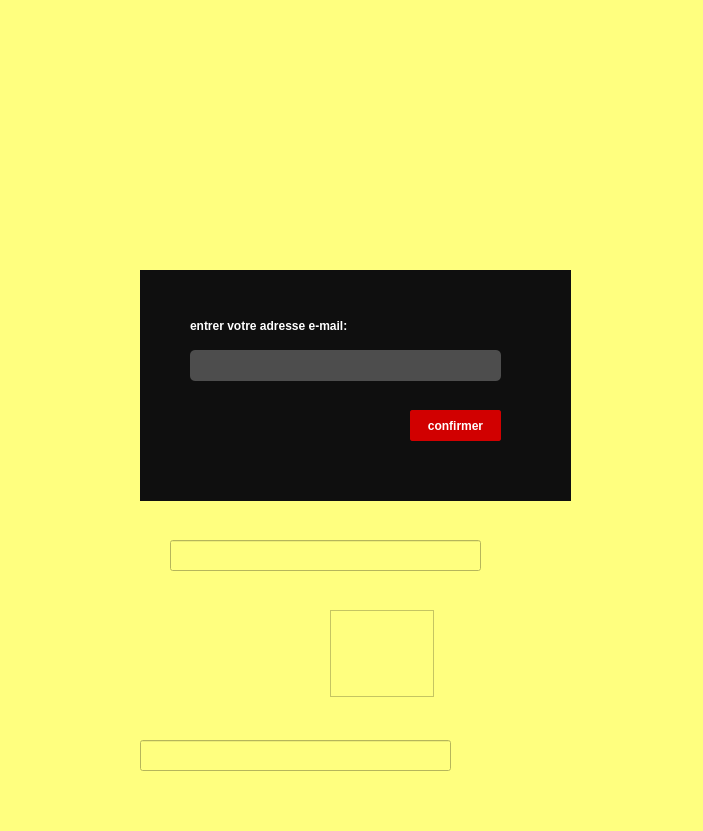
<?xml version="1.0" encoding="UTF-8"?>
<ui version="4.0">
 <class>mdp_oublie</class>
 <widget class="QDialog" name="mdp_oublie">
  <property name="geometry">
   <rect>
    <x>0</x>
    <y>0</y>
    <width>703</width>
    <height>831</height>
   </rect>
  </property>
  <property name="windowTitle">
   <string>Dialog</string>
  </property>
  <property name="styleSheet">
   <string notr="true">background-color: rgb(211, 211, 0);
background-color: rgb(255, 255, 127);</string>
  </property>
  <widget class="QWidget" name="widget_3" native="true">
   <property name="geometry">
    <rect>
     <x>140</x>
     <y>270</y>
     <width>431</width>
     <height>231</height>
    </rect>
   </property>
   <property name="styleSheet">
    <string notr="true">QWidget
{
	background-color: #0f0f0f;
	color: #fff;
	border-color: #000000;

}


/*-----QLabel-----*/
QLabel
{
	background-color: transparent;
	color: #fff;
	font-weight: bold;
	border-color: #000000;

}


/*-----QPushButton-----*/
#icone{
     background-color: #ffffff;
	color: #fff;
	font-weight: bold;
	border: 1px solid #d10000;  
	border-radius: 2px;
	padding: 5px;

}
QPushButton
{
	background-color: #d10000;
	color: #fff;
	font-weight: bold;
	border: 1px solid #d10000;  
	border-radius: 2px;
	padding: 5px;

}


QPushButton::hover
{
	background-color: #ad0000;
	color: #fff;

}


QPushButton::pressed
{
	background-color: #e00000;
	color: #fff;

}


/*-----QToolButton-----*/
QToolButton
{
	background-color: transparent;
	color: #000000;
	border-style: solid;
	border-color: #000000;

}


QToolButton::hover
{
	background-color: #d10000;
	color: #000000;
	border-radius: 15px;
	border-color: #d10000;

}


QToolButton::pressed
{
	background-color: #d10000;
	color: #000000;
	border-style: solid;
	border-width: 0px;

}


/*-----QLineEdit-----*/
QLineEdit{
	background-color: #4d4d4d;
	color: #fff;
	font-weight: bold;
	border-style: solid;
	border-radius: 5px;
	padding: 5px;

}


/*-----QCheckBox-----*/
QCheckBox
{
	background-color: transparent;
	color: #b9b9bb;
	font-weight: bold;

}


QCheckBox::indicator
{
    color: #b1b1b1;
    background-color: #00111d;
    border: 1px solid #d10000;
    width: 12px;
    height: 12px;

}


QCheckBox::indicator:checked
{
    image:url(&quot;./ressources/check.png&quot;); /*To replace*/
	background-color: #d10000;
    border: 1px solid #d10000;

}


QCheckBox::indicator:unchecked:hover
{
    border: 1px solid #ff0000;

}


QCheckBox::disabled
{
	color: #656565;

}


QCheckBox::indicator:disabled
{
	background-color: #656565;
	color: #656565;
    border: 1px solid #656565;

}
</string>
   </property>
   <widget class="QLabel" name="label_18">
    <property name="geometry">
     <rect>
      <x>50</x>
      <y>40</y>
      <width>211</width>
      <height>31</height>
     </rect>
    </property>
    <property name="text">
     <string>entrer votre adresse e-mail:</string>
    </property>
   </widget>
   <widget class="QLineEdit" name="toLineEdit">
    <property name="geometry">
     <rect>
      <x>50</x>
      <y>80</y>
      <width>311</width>
      <height>31</height>
     </rect>
    </property>
   </widget>
   <widget class="QPushButton" name="pushButton_9">
    <property name="geometry">
     <rect>
      <x>270</x>
      <y>140</y>
      <width>91</width>
      <height>31</height>
     </rect>
    </property>
    <property name="text">
     <string>confirmer</string>
    </property>
   </widget>
  </widget>
  <widget class="QLineEdit" name="fromLineEdit">
   <property name="geometry">
    <rect>
     <x>170</x>
     <y>540</y>
     <width>311</width>
     <height>31</height>
    </rect>
   </property>
  </widget>
  <widget class="QTextEdit" name="bodyTextEdit">
   <property name="geometry">
    <rect>
     <x>330</x>
     <y>610</y>
     <width>104</width>
     <height>87</height>
    </rect>
   </property>
  </widget>
  <widget class="QLineEdit" name="subjectLineEdit">
   <property name="geometry">
    <rect>
     <x>140</x>
     <y>740</y>
     <width>311</width>
     <height>31</height>
    </rect>
   </property>
  </widget>
 </widget>
 <resources/>
 <connections/>
</ui>
